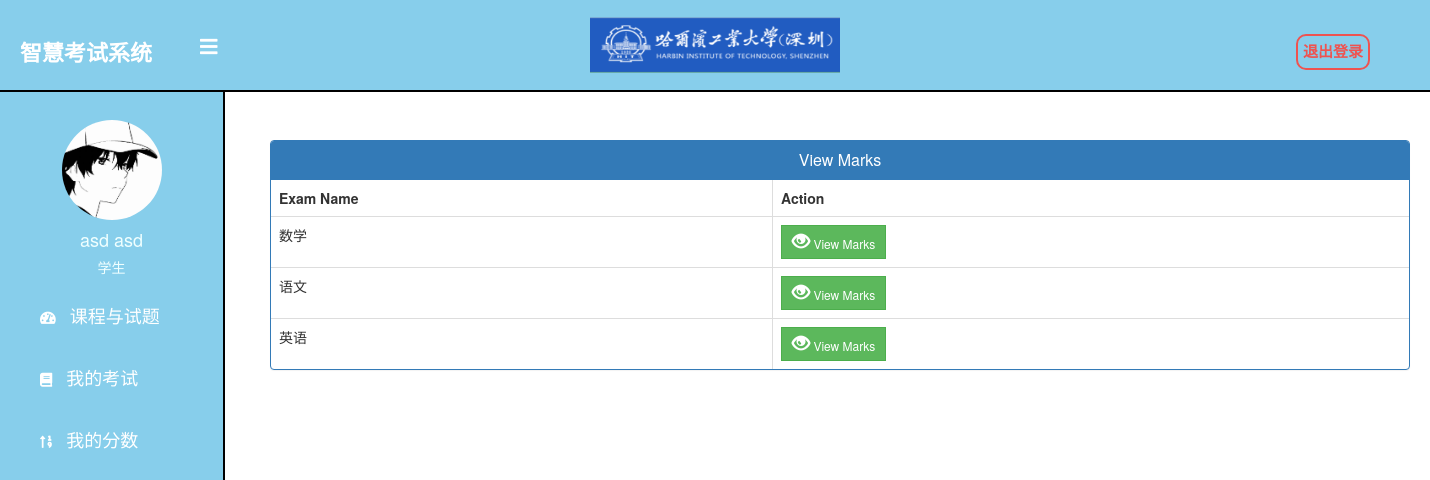
The app's page /student/student-exam-result (signed in) with its own data.
### Student/models.py (models this page shows, shortened)
class Student(models.Model):
    user = models.OneToOneField(User, on_delete=models.CASCADE)
    student_id = models.CharField(max_length=20)
    student_name = models.CharField(max_length=100)
    profile_img = models.ImageField(upload_to='profile_img/Student/', null=True, blank=True)
    mobile = models.CharField(max_length=20, null=False)

### Exam/models.py (models this page shows, shortened)
class Course(models.Model):
   course_name = models.CharField(max_length=50)
   question_number = models.PositiveIntegerField()
   total_marks = models.PositiveIntegerField()
   date = models.DateTimeField(auto_now=True)

### Student/views.py (the view)
# urls.py: path('student-exam-result', views.exam_result,name='student-exam-result'),
@login_required(login_url='student_login')
@user_passes_test(is_student)
def exam_result(request):
    courses=QMODEL.Course.objects.all()
    return render(request, 'student/student_exam_result.html', context={'courses':courses})

### Student/views.py (called while the page is built)
def is_student(user):
    return user.groups.filter(name='STUDENT').exists()

### templates/student/student_exam_result.html (shortened to what this page needs)
{% extends 'student/student_base.html' %} {% block content %} {%load static%}
<head>
  <link href="//netdna.bootstrapcdn.com/bootstrap/3.0.0/css/bootstrap.min.css" rel="stylesheet" id="bootstrap-css" />
</head>
<br />
<br />
<div class="container">
  <div class="panel panel-primary">
    <div class="panel-heading">
      <h6 class="panel-title">View Marks</h6>
    </div>
    <table class="table table-hover table-bordered" id="dev-table">
      <thead>
        <tr>
          <th>Exam Name</th>
          <th>Action</th>
        </tr>
      </thead>
      {% for t in courses %}
      <tr>
        <td>{{t.course_name}}</td>
        <td>
          <a class="btn btn-success btn-sm" style="border-radius: 0%" href="{% url 'student-marks-see' t.id  %}">
            <span class="glyphicon glyphicon-eye-open"></span>
            View Marks
          </a>
        </td>
      </tr>
      {% endfor %}
    </table>
  </div>
</div>
<br />
<br />
<br />
<br />
<br />
<br />
{% endblock content %}

### templates/student/student_base.html (shortened to what this page needs)
<!DOCTYPE html>
{% load static %}
<html lang="en" dir="ltr">
  <head>
    <link rel="stylesheet" , href="{% static 'afterlogin_base_style.css' %}" media="screen" />
    <link rel="stylesheet" href="https://cdnjs.cloudflare.com/ajax/libs/font-awesome/5.12.1/css/all.min.css" />
  </head>
  <body>
    <header>
      <label for="check">
        <i style="left: 200px; margin-top: 6px" class="fas fa-bars" id="sidebar_btn"></i>
      </label>
      <div class="left_area">
        <h3>智慧考试系统</h3>
      </div>
      <div class="center_area">
        <img src="/static/image/哈工深.png" alt="哈工深" width="250" height="55" />
      </div>
      <div class="right_area">
        <a href="/logout" class="logout_btn" style="border-radius: 10px">退出登录</a>
      </div>
    </header>
    <div class="sidebar">
      <center>
        <br />
        <img src="/static/{{request.user.student.profile_img}}" class="profile_image" alt="头像">
        <h4 style="color:azure;" >{{request.user.student.student_id}} {{request.user.student.student_name}}</h4>
        <h5 style="color: azure"> 学生 </h5>
      </center>
      <a href="/student/student-dashboard">
        <i class="fas fa-tachometer-alt"></i>
        <span>课程与试题</span>
      </a>
      <a href="/student/student-exam">
        <i class="fas fa-book"></i>
        <span>我的考试</span>
      </a>
      <a href="/student/student-marks">
        <i class="fas fa-sort-numeric-up"></i>
        <span>我的分数</span>
      </a>
    </div>
    <div class="content">
      <br />
      <br />
      <br />
      <br />
      <br />
      {% block content %} {% endblock content %}
      <br />
      <br />
      <br />
    </div>
  </body>
</html>

### static/afterlogin_base_style.css (style rules this page uses)
a:link { text-decoration: none; }
body { margin: 0; padding: 0; font-family: SimHei, "Gill Sans"; }
header { position: fixed; background: #87ceeb; padding: 20px; width: 100%; z-index: 1; border-bottom: 2px solid black; }
.left_area h3 { color: #fff; margin: 0px; text-transform: uppercase; font-size: 22px; font-weight: 900; }
.center_area { position: absolute; top: 50%; left: 50%; transform: translate(-50%, -50%); }
.logout_btn { padding: 5px; background: none; text-decoration: none; float: right; margin-top: -30px; margin-right: 40px; border: 2px solid #ef5350; border-radius: 2px; font-size: 15px; font-weight: 600; color: #ef5350; transition: 0.5s; }
.sidebar { background: #87ceeb; margin-top: 70px; padding-top: 30px; position: fixed; left: 0; width: 225px; height: 100%; transition: 0.5s; transition-property: left; border-right: 2px solid black; }
.sidebar .profile_image { width: 100px; height: 100px; border-radius: 100px; margin-bottom: 10px; }
.sidebar h4 { color: #ccc; margin-top: 0; }
.sidebar a { color: #fff; display: block; width: 100%; line-height: 60px; text-decoration: none; padding-left: 40px; box-sizing: border-box; transition: 0.5s; }
.sidebar i { padding-right: 10px; }
label #sidebar_btn { z-index: 1; color: #fff; position: fixed; cursor: pointer; left: 300px; font-size: 20px; margin: 5px 0; transition: 0.5s; transition-property: color; }
.content { margin-left: 250px; background: #fff; background-position: center; background-size: cover; height: 100vh; transition: 0.5s; }
span { font-size: 18px; }

### templates/student/student_exam_result.html (style rules this page uses)
a:link { text-decoration: none; }
h6 { text-align: center; }

### records on screen
Course: course_name "数学"
Course: course_name "语文"
Course: course_name "英语"

### other values on screen
{{ request.user.student.student_id }} "asd"
{{ request.user.student.student_name }} "asd"
